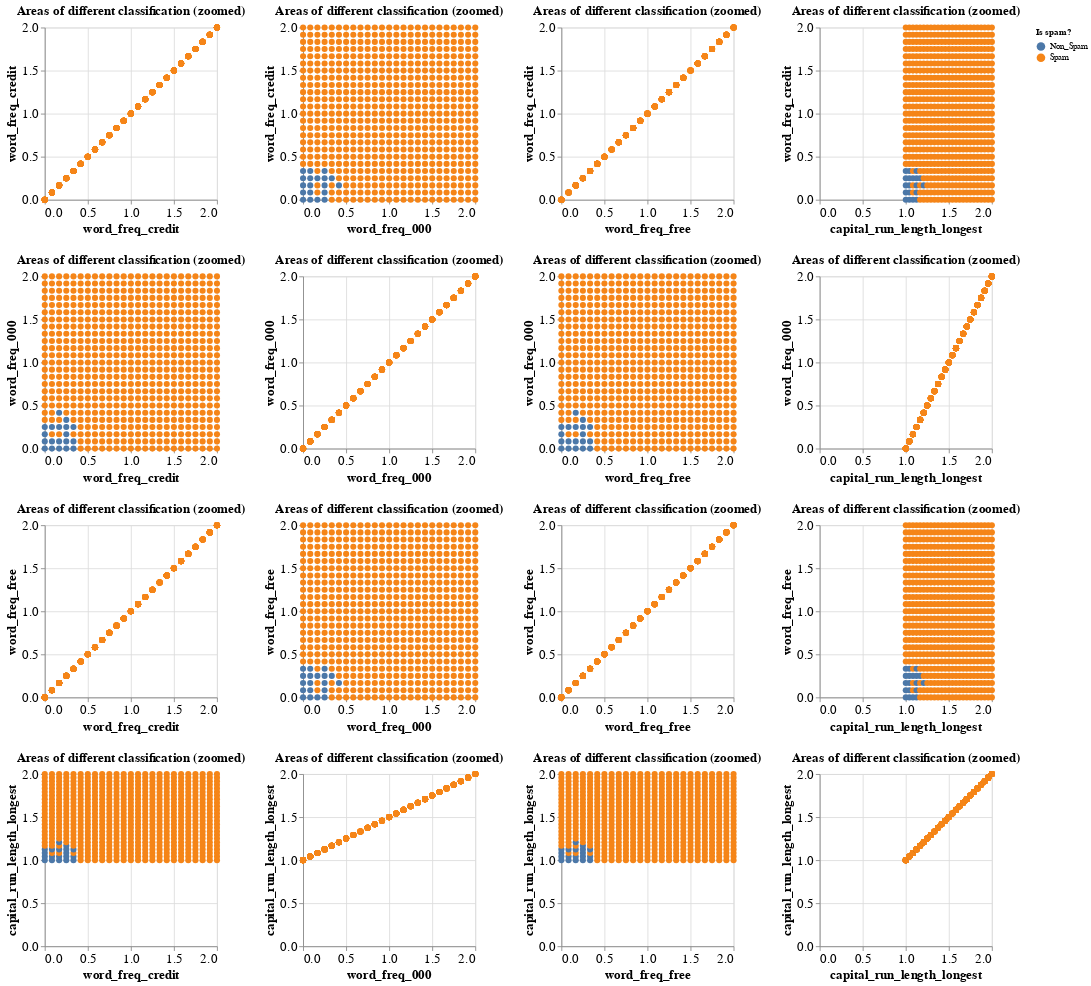

Here is the notebook cell this chart was saved with:
### Code cell
# "barrier" plot for the zoomed in data
predictions = (alt.Chart(whole, title = "Areas of different classification (zoomed)").mark_circle(size = 50, opacity = 1).encode(
        x = alt.X(alt.repeat("column"), type = "quantitative"), 
        y = alt.Y(alt.repeat("row"), type = "quantitative"),
        color = alt.Color("predicted", title = "Is spam?"))
               .properties(width=200, height=200)
               .repeat(row = predictor_variables, column = predictor_variables)
               .configure_axis(labelFontSize = 15, titleFontSize = 15)
               .configure_title(fontSize = 15)
               )

predictions

# unfortunately, because we used repeat plots, we can't layer them and thus cannot show the effect of the original data points overlaying the 
# barrier plot

### Figure 1 — Vega-Lite specification as saved in the notebook (floating-point values rounded to 4 significant figures; data arrays with more than 128 entries replaced by an {"elided": "..."} marker saying what was removed)
{"config": {"view": {"continuousWidth": 400, "continuousHeight": 300}, "axis": {"labelFontSize": 15, "titleFontSize": 15}, "title": {"fontSize": 15}}, "repeat": {"column": ["word_freq_credit", "word_freq_000", "word_freq_free", "capital_run_length_longest"], "row": ["word_freq_credit", "word_freq_000", "word_freq_free", "capital_run_length_longest"]}, "spec": {"data": {"name": "data-e3bf2323f65888a95d135b7e2cc08af5"}, "mark": {"type": "circle", "opacity": 1, "size": 50}, "encoding": {"color": {"field": "predicted", "title": "Is spam?", "type": "nominal"}, "x": {"field": {"repeat": "column"}, "type": "quantitative"}, "y": {"field": {"repeat": "row"}, "type": "quantitative"}}, "height": 200, "title": "Areas of different classification (zoomed)", "width": 200}, "$schema": "https://vega.github.io/schema/vega-lite/v4.17.0.json", "datasets": {"data-e3bf2323f65888a95d135b7e2cc08af5": {"elided": "625 records"}}}
